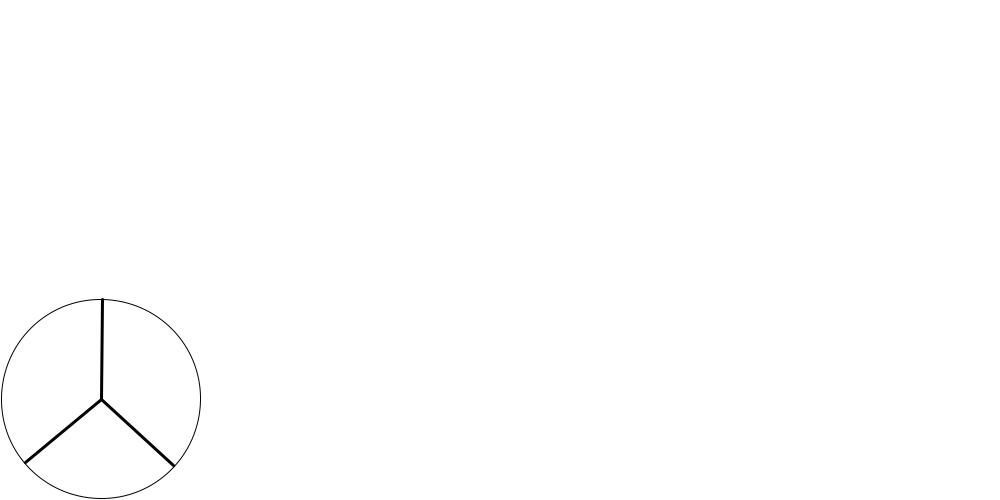
Frame 1 (no input)
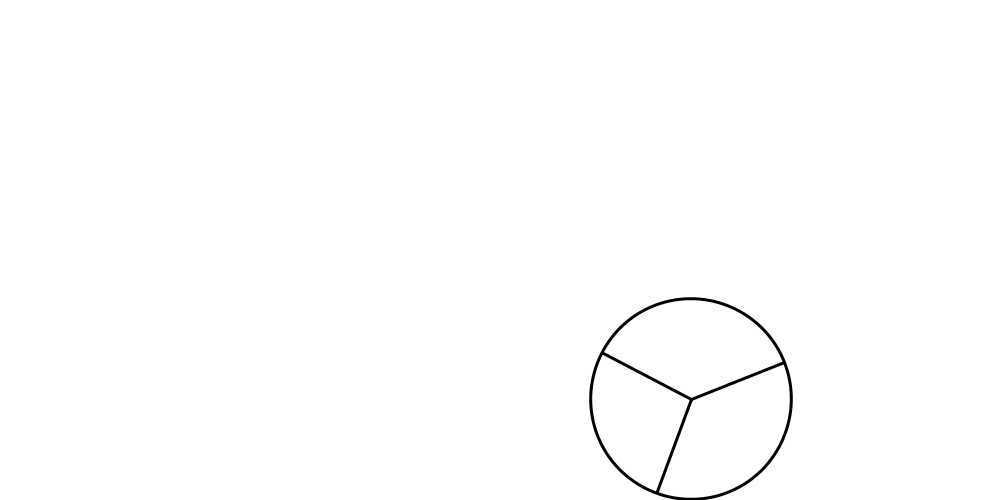
Frame 60 (the mouse pressed at the canvas centre just before this capture)
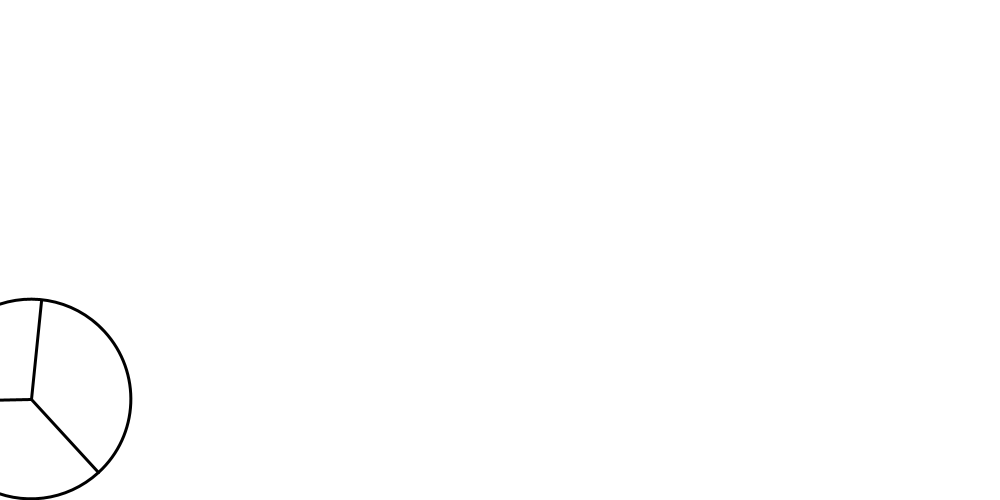
Frame 120 (the mouse held since frame 60 and released just before this capture)

The Processing sketch that drew these frames (run headless with seeded random() and noise(); from frame 60 on, the mouse is pressed at the canvas centre):

// Processing sketch: Wheel
// ── Wheel.pde
float r;

void setup(){
  size(1000,500);
  frameRate(60);
  
}

void draw(){
background(255);

pushMatrix();

translate(101+r,399);
r += 10;
if(r>1050){
  r=-200;
}

rotate(frameCount/50.0);

circle(0,0,200);

strokeWeight(3);
line(0,-100,0,0);
line(74,65,0,0);
line(-74,65,0,0);

popMatrix();
}
